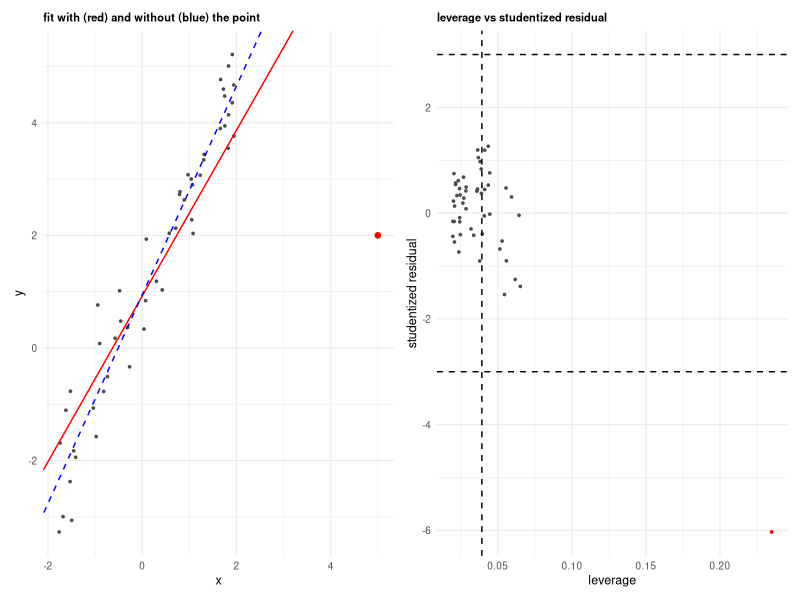
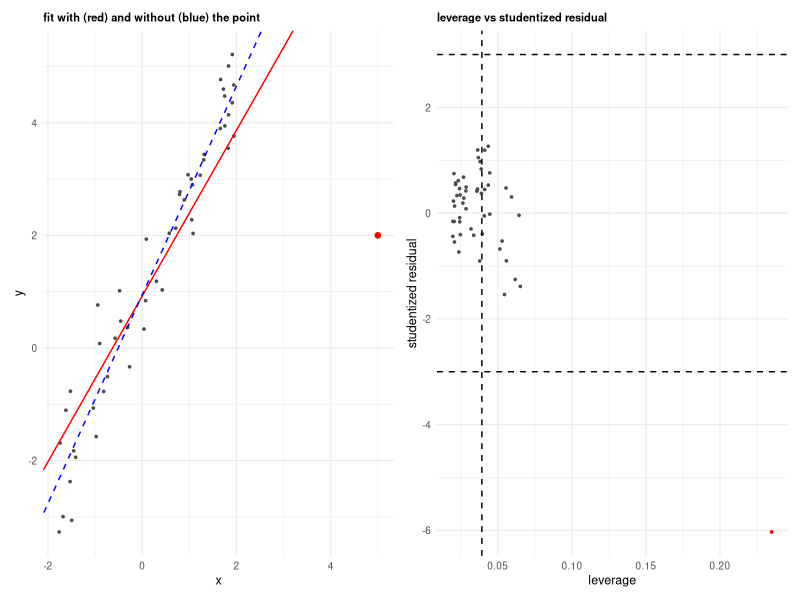

Generate these figures, in order, with R:
library(tidyverse)
library(patchwork)

theme_set(
    theme_minimal(base_size = 9) +
        theme(
            plot.title = element_text(size = 8, face = "bold"),
            plot.background = element_rect(fill = "transparent", colour = NA),
            panel.background = element_rect(fill = "transparent", colour = NA),
            legend.background = element_rect(fill = "transparent", colour = NA))
)



set.seed(6)
n <- 50
d <- tibble(x = runif(n, -2, 2)) |> mutate(y = 1 + 2 * x + rnorm(n, sd = 0.7))
hl <- tibble(x = 5, y = 2)                              # extreme x, far below the line
d2 <- bind_rows(d, hl)
fit_all <- lm(y ~ x, data = d2)
fit_wo <- lm(y ~ x, data = d)

p_data <- ggplot(d2, aes(x, y)) +
  geom_point(size = 0.6, colour = "grey30") +
  geom_point(data = hl, colour = "red", size = 1.6) +
  geom_abline(intercept = coef(fit_all)[1], slope = coef(fit_all)[2], colour = "red", linewidth = 0.5) +
  geom_abline(intercept = coef(fit_wo)[1], slope = coef(fit_wo)[2], colour = "blue",
              linetype = "dashed", linewidth = 0.5) +
  labs(title = "fit with (red) and without (blue) the point")

dg <- tibble(lev = hatvalues(fit_all), std = rstandard(fit_all), extreme = seq_len(n + 1) == n + 1)
p_lev <- ggplot(dg, aes(lev, std, colour = extreme)) +
  geom_point(size = 0.6) +
  geom_vline(xintercept = 2 / (n + 1), linetype = "dashed") +      # average leverage (p + 1) / n
  geom_hline(yintercept = c(-3, 3), linetype = "dashed") +
  scale_colour_manual(values = c("grey30", "red"), guide = "none") +
  labs(title = "leverage vs studentized residual", x = "leverage", y = "studentized residual")

p <- p_data | p_lev

p

ggsave("reg_diag_leverage.pdf", p, width = 6.0, height = 2.75, bg = "transparent")
